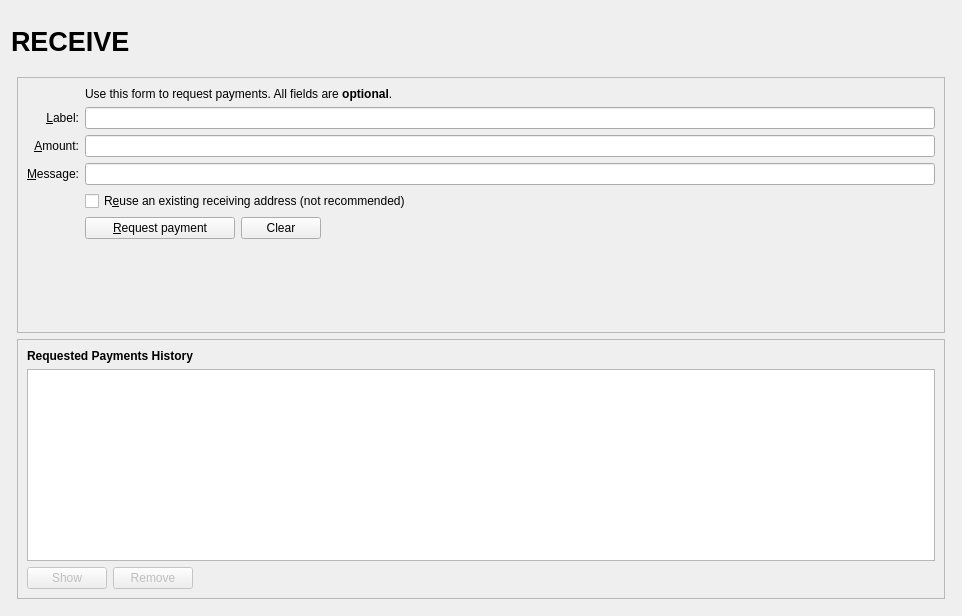
<?xml version="1.0" encoding="UTF-8"?>
<ui version="4.0">
 <class>ReceiveCoinsDialog</class>
 <widget class="QWidget" name="ReceiveCoinsDialog">
  <property name="geometry">
   <rect>
    <x>0</x>
    <y>0</y>
    <width>962</width>
    <height>616</height>
   </rect>
  </property>
  <layout class="QVBoxLayout" name="verticalLayout" stretch="0">
   <item>
    <layout class="QVBoxLayout" name="verticalLayout_Master" stretch="0,1">
     <property name="spacing">
      <number>0</number>
     </property>
     <item>
      <widget class="QFrame" name="frame_Header">
       <layout class="QVBoxLayout" name="verticalLayout_8">
        <property name="leftMargin">
         <number>0</number>
        </property>
        <property name="topMargin">
         <number>0</number>
        </property>
        <property name="rightMargin">
         <number>0</number>
        </property>
        <property name="bottomMargin">
         <number>0</number>
        </property>
        <item>
         <layout class="QHBoxLayout" name="horizontalLayout_Header" stretch="1,0,1">
         <property name="spacing">
           <number>6</number>
          </property>
          <item>
           <widget class="QLabel" name="labelOverviewHeaderLeft">
            <property name="minimumSize">
             <size>
              <width>464</width>
              <height>60</height>
             </size>
            </property>
            <property name="maximumSize">
             <size>
              <width>16777215</width>
              <height>60</height>
             </size>
            </property>
            <property name="font">
             <font>
              <pointsize>20</pointsize>
              <weight>75</weight>
              <bold>true</bold>
             </font>
            </property>
            <property name="text">
             <string>RECEIVE</string>
            </property>
            <property name="alignment">
             <set>Qt::AlignLeading|Qt::AlignLeft|Qt::AlignVCenter</set>
            </property>
           </widget>
          </item>
          <item>
           <spacer name="horizontalSpacer_Header">
            <property name="orientation">
             <enum>Qt::Horizontal</enum>
            </property>
            <property name="sizeHint" stdset="0">
             <size>
              <width>40</width>
              <height>20</height>
             </size>
            </property>
           </spacer>
          </item>
          <item>
           <widget class="QLabel" name="labelOverviewHeaderRight">
            <property name="minimumSize">
             <size>
              <width>464</width>
              <height>60</height>
             </size>
            </property>
            <property name="maximumSize">
             <size>
              <width>16777215</width>
              <height>60</height>
             </size>
            </property>
            <property name="font">
             <font>
              <pointsize>14</pointsize>
             </font>
            </property>
            <property name="text">
             <string/>
            </property>
            <property name="alignment">
             <set>Qt::AlignRight|Qt::AlignTrailing|Qt::AlignVCenter</set>
            </property>
           </widget>
          </item>
         </layout>
        </item>
       </layout>
      </widget>
     </item>
     <item>
      <widget class="QFrame" name="frame_BG">
       <layout class="QVBoxLayout" name="verticalLayout_5">
        <property name="leftMargin">
         <number>6</number>
        </property>
        <property name="topMargin">
         <number>6</number>
        </property>
        <property name="rightMargin">
         <number>6</number>
        </property>
        <property name="bottomMargin">
         <number>6</number>
        </property>
        <item>
         <widget class="QFrame" name="frame2">
          <property name="sizePolicy">
           <sizepolicy hsizetype="Preferred" vsizetype="Expanding">
            <horstretch>0</horstretch>
            <verstretch>0</verstretch>
           </sizepolicy>
          </property>
          <property name="frameShape">
           <enum>QFrame::StyledPanel</enum>
          </property>
          <property name="frameShadow">
           <enum>QFrame::Sunken</enum>
          </property>
          <layout class="QVBoxLayout" name="verticalLayout_3">
           <item>
            <layout class="QGridLayout" name="gridLayout">
             <item row="7" column="2">
              <widget class="QCheckBox" name="reuseAddress">
               <property name="toolTip">
                <string>Reuse one of the previously used receiving addresses.&lt;br&gt;Reusing addresses has security and privacy issues.&lt;br&gt;Do not use this unless re-generating a payment request made before.</string>
               </property>
               <property name="text">
                <string>R&amp;euse an existing receiving address (not recommended)</string>
               </property>
              </widget>
             </item>
             <item row="7" column="0">
              <widget class="QLabel" name="label_4">
               <property name="text">
                <string/>
               </property>
              </widget>
             </item>
             <item row="6" column="0">
              <widget class="QLabel" name="label_3">
               <property name="toolTip">
                <string>An optional message to attach to the payment request, which will be displayed when the request is opened. Note: The message will not be sent with the payment over the CTSC network.</string>
               </property>
               <property name="text">
                <string>&amp;Message:</string>
               </property>
               <property name="alignment">
                <set>Qt::AlignRight|Qt::AlignTrailing|Qt::AlignVCenter</set>
               </property>
               <property name="buddy">
                <cstring>reqMessage</cstring>
               </property>
              </widget>
             </item>
             <item row="4" column="2">
              <widget class="QLineEdit" name="reqLabel">
               <property name="toolTip">
                <string>An optional label to associate with the new receiving address.</string>
               </property>
              </widget>
             </item>
             <item row="6" column="2">
              <widget class="QLineEdit" name="reqMessage">
               <property name="toolTip">
                <string>An optional message to attach to the payment request, which will be displayed when the request is opened.&lt;br&gt;Note: The message will not be sent with the payment over the CTSC network.</string>
               </property>
              </widget>
             </item>
             <item row="2" column="2">
              <widget class="QLabel" name="label_5">
               <property name="text">
                <string>Use this form to request payments. All fields are &lt;b&gt;optional&lt;/b&gt;.</string>
               </property>
              </widget>
             </item>
             <item row="4" column="0">
              <widget class="QLabel" name="label_2">
               <property name="toolTip">
                <string>An optional label to associate with the new receiving address.</string>
               </property>
               <property name="text">
                <string>&amp;Label:</string>
               </property>
               <property name="alignment">
                <set>Qt::AlignRight|Qt::AlignTrailing|Qt::AlignVCenter</set>
               </property>
               <property name="buddy">
                <cstring>reqLabel</cstring>
               </property>
              </widget>
             </item>
             <item row="5" column="0">
              <widget class="QLabel" name="label">
               <property name="toolTip">
                <string>An optional amount to request. Leave this empty or zero to not request a specific amount.</string>
               </property>
               <property name="text">
                <string>&amp;Amount:</string>
               </property>
               <property name="alignment">
                <set>Qt::AlignRight|Qt::AlignTrailing|Qt::AlignVCenter</set>
               </property>
               <property name="buddy">
                <cstring>reqAmount</cstring>
               </property>
              </widget>
             </item>
             <item row="5" column="2">
              <widget class="BitcoinAmountField" name="reqAmount">
               <property name="minimumSize">
                <size>
                 <width>80</width>
                 <height>0</height>
                </size>
               </property>
               <property name="toolTip">
                <string>An optional amount to request. Leave this empty or zero to not request a specific amount.</string>
               </property>
              </widget>
             </item>
             <item row="8" column="0">
              <widget class="QLabel" name="label_7">
               <property name="text">
                <string/>
               </property>
              </widget>
             </item>
             <item row="8" column="2">
              <layout class="QHBoxLayout" name="horizontalLayout">
               <item>
                <widget class="QPushButton" name="receiveButton">
                 <property name="minimumSize">
                  <size>
                   <width>150</width>
                   <height>0</height>
                  </size>
                 </property>
                 <property name="text">
                  <string>&amp;Request payment</string>
                 </property>
                 <property name="icon">
                  <iconset resource="../ctsc.qrc">
                   <normaloff>:/icons/receiving_addresses</normaloff>:/icons/receiving_addresses</iconset>
                 </property>
                </widget>
               </item>
               <item>
                <widget class="QPushButton" name="clearButton">
                 <property name="sizePolicy">
                  <sizepolicy hsizetype="Minimum" vsizetype="Fixed">
                   <horstretch>0</horstretch>
                   <verstretch>0</verstretch>
                  </sizepolicy>
                 </property>
                 <property name="toolTip">
                  <string>Clear all fields of the form.</string>
                 </property>
                 <property name="text">
                  <string>Clear</string>
                 </property>
                 <property name="icon">
                  <iconset resource="../ctsc.qrc">
                   <normaloff>:/icons/remove</normaloff>:/icons/remove</iconset>
                 </property>
                 <property name="autoDefault">
                  <bool>false</bool>
                 </property>
                </widget>
               </item>
               <item>
                <spacer name="horizontalSpacer">
                 <property name="orientation">
                  <enum>Qt::Horizontal</enum>
                 </property>
                 <property name="sizeHint" stdset="0">
                  <size>
                   <width>40</width>
                   <height>20</height>
                  </size>
                 </property>
                </spacer>
               </item>
              </layout>
             </item>
             <item row="9" column="2">
              <spacer name="verticalSpacer">
               <property name="orientation">
                <enum>Qt::Vertical</enum>
               </property>
               <property name="sizeHint" stdset="0">
                <size>
                 <width>20</width>
                 <height>40</height>
                </size>
               </property>
              </spacer>
             </item>
            </layout>
           </item>
          </layout>
         </widget>
        </item>
        <item>
         <widget class="QFrame" name="frame">
          <property name="sizePolicy">
           <sizepolicy hsizetype="Preferred" vsizetype="Expanding">
            <horstretch>0</horstretch>
            <verstretch>0</verstretch>
           </sizepolicy>
          </property>
          <property name="frameShape">
           <enum>QFrame::StyledPanel</enum>
          </property>
          <property name="frameShadow">
           <enum>QFrame::Raised</enum>
          </property>
          <layout class="QVBoxLayout" name="verticalLayout_2">
           <item>
            <widget class="QLabel" name="label_6">
             <property name="font">
              <font>
               <weight>75</weight>
               <bold>true</bold>
              </font>
             </property>
             <property name="text">
              <string>Requested Payments History</string>
             </property>
            </widget>
           </item>
           <item>
            <widget class="QTableView" name="recentRequestsView">
             <property name="palette">
              <palette>
               <active>
                <colorrole role="Text">
                 <brush brushstyle="SolidPattern">
                  <color alpha="255">
                   <red>51</red>
                   <green>51</green>
                   <blue>51</blue>
                  </color>
                 </brush>
                </colorrole>
               </active>
               <inactive>
                <colorrole role="Text">
                 <brush brushstyle="SolidPattern">
                  <color alpha="255">
                   <red>51</red>
                   <green>51</green>
                   <blue>51</blue>
                  </color>
                 </brush>
                </colorrole>
               </inactive>
               <disabled>
                <colorrole role="Text">
                 <brush brushstyle="SolidPattern">
                  <color alpha="255">
                   <red>85</red>
                   <green>85</green>
                   <blue>85</blue>
                  </color>
                 </brush>
                </colorrole>
               </disabled>
              </palette>
             </property>
             <property name="contextMenuPolicy">
              <enum>Qt::CustomContextMenu</enum>
             </property>
             <property name="tabKeyNavigation">
              <bool>false</bool>
             </property>
             <property name="sortingEnabled">
              <bool>true</bool>
             </property>
            </widget>
           </item>
           <item>
            <layout class="QHBoxLayout" name="horizontalLayout_2">
             <item>
              <widget class="QPushButton" name="showRequestButton">
               <property name="enabled">
                <bool>false</bool>
               </property>
               <property name="toolTip">
                <string>Show the selected request (does the same as double clicking an entry)</string>
               </property>
               <property name="text">
                <string>Show</string>
               </property>
               <property name="icon">
                <iconset resource="../ctsc.qrc">
                 <normaloff>:/icons/edit</normaloff>:/icons/edit</iconset>
               </property>
               <property name="autoDefault">
                <bool>false</bool>
               </property>
              </widget>
             </item>
             <item>
              <widget class="QPushButton" name="removeRequestButton">
               <property name="enabled">
                <bool>false</bool>
               </property>
               <property name="toolTip">
                <string>Remove the selected entries from the list</string>
               </property>
               <property name="text">
                <string>Remove</string>
               </property>
               <property name="icon">
                <iconset resource="../ctsc.qrc">
                 <normaloff>:/icons/remove</normaloff>:/icons/remove</iconset>
               </property>
               <property name="autoDefault">
                <bool>false</bool>
               </property>
              </widget>
             </item>
             <item>
              <spacer name="horizontalSpacer_2">
               <property name="orientation">
                <enum>Qt::Horizontal</enum>
               </property>
               <property name="sizeHint" stdset="0">
                <size>
                 <width>40</width>
                 <height>20</height>
                </size>
               </property>
              </spacer>
             </item>
            </layout>
           </item>
          </layout>
         </widget>
        </item>
       </layout>
      </widget>
     </item>
    </layout>
   </item>
  </layout>
 </widget>
 <customwidgets>
  <customwidget>
   <class>BitcoinAmountField</class>
   <extends>QLineEdit</extends>
   <header>bitcoinamountfield.h</header>
   <container>1</container>
  </customwidget>
 </customwidgets>
 <tabstops>
  <tabstop>reqLabel</tabstop>
  <tabstop>reqAmount</tabstop>
  <tabstop>reqMessage</tabstop>
  <tabstop>reuseAddress</tabstop>
  <tabstop>receiveButton</tabstop>
  <tabstop>clearButton</tabstop>
  <tabstop>recentRequestsView</tabstop>
  <tabstop>showRequestButton</tabstop>
  <tabstop>removeRequestButton</tabstop>
 </tabstops>
 <resources>
  <include location="../ctsc.qrc"/>
 </resources>
 <connections/>
</ui>
